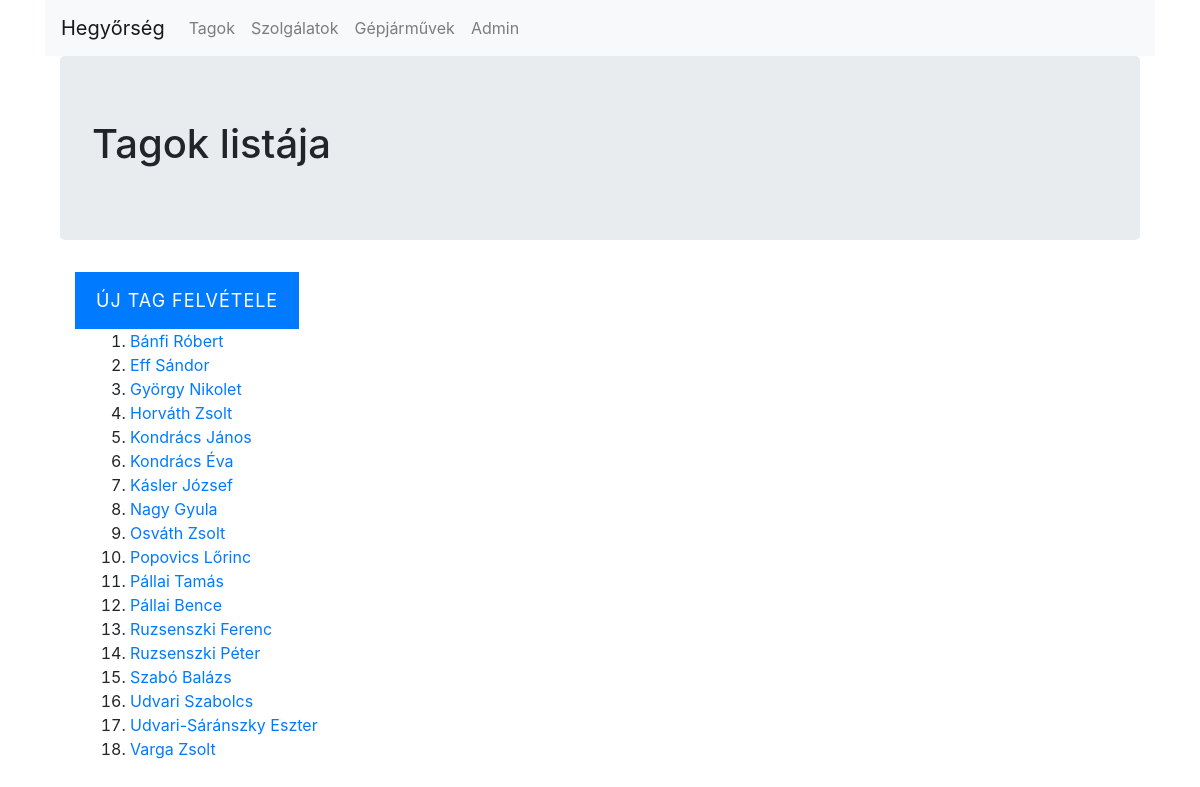
The page /time_sheet/member_list/ on the database its author committed.
### time_sheet/models.py (models this page shows, shortened)
class Member(models.Model):
    last_name = models.CharField(max_length=256, verbose_name= ('Vezetéknév'))
    first_name = models.CharField(max_length=256, verbose_name= ('Keresztnév'))
    id_number = models.CharField(max_length=20, blank=True, null=True, verbose_name= ('Igazolvány szám'))
    pmpsz_number = models.CharField(max_length=8, unique=True, blank=True, null=True, verbose_name= ('PMPSZ azonosító'))
    young = models.BooleanField(default=False, verbose_name= ('Ifjú polgárőr'))
    dog = models.BooleanField(default=False, verbose_name= ('Kutyás polgárőr'))
    motor = models.BooleanField(default=False, verbose_name= ('Motoros polgárőr'))
    reg_date = models.DateTimeField(default=timezone.now)
    active = models.BooleanField(default=True, verbose_name= ('Aktív tag'))
    class Meta():
        unique_together = ('first_name', 'last_name')

### time_sheet/views.py (the view)
# urls.py: path('member_list/',views.MemberList.as_view(), name='member_list'),
class MemberList(ListView):
    model = models.Member
    ordering = ['last_name']

### time_sheet/templates/time_sheet/member_list.html (shortened to what this page needs)
{% extends 'base.html' %}
{% block content_block %}
<div class='jumbotron'>
  <h1>Tagok listája</h1>
</div>
<div class="container">
<a href="{% url 'time_sheet:member_create' %}" class="btn btn-primary">Új Tag felvétele</a>
  <div class="container member-list">
<ol>
  {% for member in member_list %}
  <li><a href="{% url 'time_sheet:member_detail' pk=member.pk %}"> {{member.last_name}} {{member.first_name}}</a></li>
  {% endfor %}
</ol>
</div>
</div>
{% endblock %}

### static/css/master.css (style rules this page uses)
.btn-primary { border-radius: 0px; text-decoration: none; padding: 15px 20px; font-size: 18px; line-height: 25px; text-transform: uppercase; letter-spacing: 1px; -webkit-transition: all .4s ease-in-out; -moz-transition: all .4s ease-in-out; -ms-transition: all .4s ease-in-out; -o-transition: all .4s ease-in-out; transition: all .4s ease-in-out; }

### rows shown on the page
Member: last_name "Bánfi", first_name "Róbert"
Member: last_name "Eff", first_name "Sándor"
Member: last_name "György", first_name "Nikolet"
Member: last_name "Horváth", first_name "Zsolt"
Member: last_name "Kondrács", first_name "János"
Member: last_name "Kondrács", first_name "Éva"
Member: last_name "Kásler", first_name "József"
Member: last_name "Nagy", first_name "Gyula"
Member: last_name "Osváth", first_name "Zsolt"
Member: last_name "Popovics", first_name "Lőrinc"
Member: last_name "Pállai", first_name "Tamás"
Member: last_name "Pállai", first_name "Bence"
Member: last_name "Ruzsenszki", first_name "Ferenc"
Member: last_name "Ruzsenszki", first_name "Péter"
Member: last_name "Szabó", first_name "Balázs"
Member: last_name "Udvari", first_name "Szabolcs"
Member: last_name "Udvari-Sáránszky", first_name "Eszter"
Member: last_name "Varga", first_name "Zsolt"
